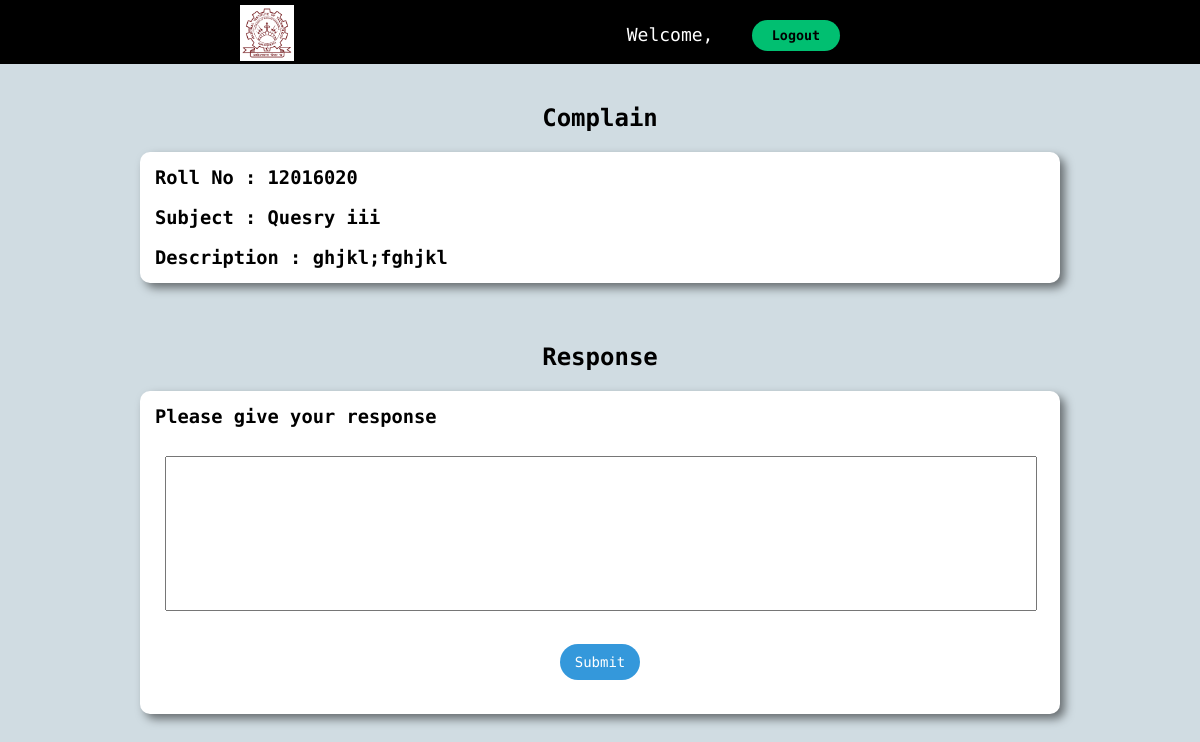
Screenshot of /admin/view_complain.php?c_id=1 with the database file from the repository.
### tables this page shows
CREATE TABLE `student_complains` (
  `com_id` int(11) NOT NULL,
  `student_roll` int(11) NOT NULL,
  `com_subject` text NOT NULL,
  `com_desc` text NOT NULL,
  `response` text NOT NULL
);

### admin/view_complain.php (the view, shortened to what this page needs)
<?php
include '../partials/db_connect.php';
?>
<!DOCTYPE html>
<html lang="en">
<head>
    <link rel="stylesheet" href="../css/student.css">
    <link rel="stylesheet" href="../css/leaverequest.css">
</head>
<body class="com_body">
    <?php
    $com_id = $_GET['c_id'];
    $sql = "SELECT * FROM student_complains WHERE com_id = $com_id";
    $res = mysqli_query($conn, $sql);
    $count = mysqli_num_rows($res);
    if ($count == 1) {
        $rows = mysqli_fetch_assoc($res);
        $roll_no = $rows['student_roll'];
        $com_subject = $rows['com_subject'];
        $com_desc = $rows['com_desc'];
    }
    ?>
    <div class="nav-content">
        <div class="wrapper">
            <div class="nav-align">
                <div class="nav-logo">
                    <a href=""><img src="../image/logo.png" alt="NIT kkr Logo" style="background-color:white;"></a>
                </div>
                <div class="nav-links">
                    <ul class="text-center">
                        <li style="color:white;">Welcome,</li>
                        <button class="btn-primary res-btn" style="margin-left:2vw; margin-top:2.5vh;"
                            onclick="change2()">Logout</button>
                    </ul>
                </div>
            </div>
        </div>
    </div>
    <div class="wrapper">
        <h2 class="text-center">Complain</h2>
        <div class="complains">
            <h3>Roll No :
                <?php echo $roll_no ?>
            </h3><br>
            <h3>Subject :
                <?php echo $com_subject ?>
            </h3><br>
            <h3>Description :
                <?php echo $com_desc ?>
            </h3>
        </div>
        <h2 class="text-center">Response</h2>
        <div class="complains">
            <h3>Please give your response</h3><br>
            <form action="" method="post">
                <textarea id="" style="width: 98%; margin: 10px; resize:none; padding: 10px; font-size: 16px;"
                    rows="7" name="response"></textarea>
                <br><br>
                <center><button type="submit" class="btnprofile" name="res_submit">Submit</button></center>
            </form>
            <br>
        </div>
    </div>
</body>

### css/student.css (style rules this page uses)
* { padding: 0; margin: 0; box-sizing: border-box; font-family: "Encode Sans Expanded", sans-serif; }
body { height: 100vh; width: 100vw; overflow-x: hidden !important; }
.wrapper { width: 80%; margin: 0 auto; }
.text-center { text-align: center; }
.btn-primary { padding: 8px 20px; border-radius: 25px; background-color: #01bf71; border: none; font-weight: bold; }
.nav-content { min-height: 8vh; background-color: black; }
.nav-align { background-color: black; max-height: 8vh; display: flex; justify-content: space-between; gap: 20px; margin-left: 10vw; margin-right: 20vw; }
.nav-logo a img { height: 7vh; padding: 2px; margin-top: 0.6vh; }
.nav-links ul { display: flex; gap: 0.6vw; font-size: large; text-decoration: none; }
.nav-links ul li { margin-top: 3vh; }
.nav-links ul li { list-style-type: none; }

### css/leaverequest.css (style rules this page uses)
* { padding: 0; margin: 0; box-sizing: border-box; font-family: "Encode Sans Expanded", sans-serif; }
body { height: 100vh; width: 100vw; }
h2 { padding-top: 40px; }
.btnprofile { color: white; background-color: #3498db; font-size: 14px; border: none; padding: 10px 15px; border-radius: 50px; }
::placeholder { color: #fff; }
.com_body { background-color: rgb(208, 220, 226); }
.complains { padding: 15px; box-shadow: 5px 5px 10px rgba(1,1,1,0.5); margin: 20px; border-radius: 10px; background-color: white; }
a { text-decoration: none; }

### rows the page displays
student_complains: student_roll "12016020", com_subject "Quesry iii", com_desc "ghjkl;fghjkl"
